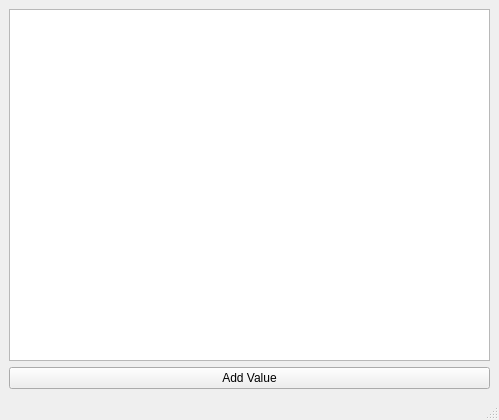
<?xml version="1.0" encoding="UTF-8"?>
<ui version="4.0">
 <class>MainWindow</class>
 <widget class="QMainWindow" name="MainWindow">
  <property name="geometry">
   <rect>
    <x>0</x>
    <y>0</y>
    <width>499</width>
    <height>420</height>
   </rect>
  </property>
  <property name="windowTitle">
   <string>MainWindow</string>
  </property>
  <widget class="QWidget" name="centralwidget">
   <layout class="QGridLayout" name="gridLayout">
    <item row="0" column="0">
     <widget class="QTreeView" name="treeView"/>
    </item>
    <item row="1" column="0">
     <widget class="QPushButton" name="pushButton">
      <property name="text">
       <string>Add Value</string>
      </property>
     </widget>
    </item>
   </layout>
  </widget>
  <widget class="QMenuBar" name="menubar">
   <property name="geometry">
    <rect>
     <x>0</x>
     <y>0</y>
     <width>499</width>
     <height>21</height>
    </rect>
   </property>
  </widget>
  <widget class="QStatusBar" name="statusbar"/>
 </widget>
 <resources/>
 <connections/>
</ui>
